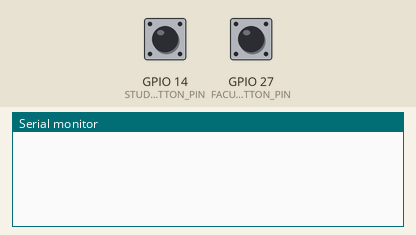
This sketch was run on a simulated ESP32. On the bench: the last lines printed to the serial monitor. The inputs (shaded band) are chosen by the test bench; at power-on: GPIO 14 (STUDENT_BUTTON_PIN) HIGH, GPIO 27 (FACULTY_BUTTON_PIN) HIGH. WiFi joins after 1.5 s; servers stay silent unless stated.

Above: at 3.0 s.
3.1 s: GPIO 14 (STUDENT_BUTTON_PIN) pulled LOW for 0.15 s
At 3.5 s:
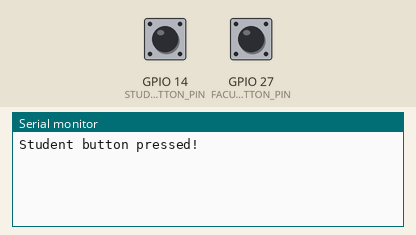
4.7 s: GPIO 27 (FACULTY_BUTTON_PIN) pulled LOW for 0.15 s
At 5.9 s:
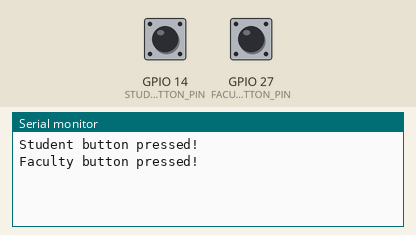

Measured:
- after the input at 3.1 s, the serial monitor: prints a new line at once (image 1)
- after the input at 4.7 s, the serial monitor: prints a new line at once (image 2)

The sketch:

main.ino
```cpp
// Fill in your Blynk Template info (found in your Blynk Dashboard)
#define BLYNK_TEMPLATE_ID "YOUR_TEMPLATE_ID"
#define BLYNK_TEMPLATE_NAME "YOUR_DEVICE_NAME"
#define BLYNK_AUTH_TOKEN "YOUR_AUTH_TOKEN"

// Comment out this line to disable print messages in Serial Monitor
#define BLYNK_PRINT Serial

#include <WiFi.h>
#include <WiFiClient.h>
#include <BlynkSimpleEsp32.h>

// WiFi credentials
char ssid[] = "YOUR_WIFI_SSID";
char pass[] = "YOUR_WIFI_PASSWORD";

// GPIO Pin assignments according to project schema
const int FACULTY_BUTTON_PIN = 27; // Pin assigned to Faculty button
const int STUDENT_BUTTON_PIN = 14; // Pin assigned to Student button

// State variables to handle button press events and prevent repeated spamming
bool facultyPressed = false;
bool studentPressed = false;

void setup() {
  // Initialize Serial Monitor
  Serial.begin(115200);

  // Set pin modes using internal pull-up resistors
  // Buttons connect GPIO -> GND when pressed (LOW state)
  pinMode(FACULTY_BUTTON_PIN, INPUT_PULLUP);
  pinMode(STUDENT_BUTTON_PIN, INPUT_PULLUP);

  // Initialize Blynk connection
  Blynk.begin(BLYNK_AUTH_TOKEN, ssid, pass);
}

void loop() {
  // Keep Blynk connected and processing incoming/outgoing messages
  Blynk.run();

  // Read current button states
  int facultyState = digitalRead(FACULTY_BUTTON_PIN);
  int studentState = digitalRead(STUDENT_BUTTON_PIN);

  // --- FACULTY BUTTON LOGIC ---
  if (facultyState == LOW && !facultyPressed) {
    Serial.println("Faculty button pressed!");
    // Log event configured in Blynk Cloud
    Blynk.logEvent("faculty_waiting", "FACULTY is waiting outside");
    facultyPressed = true;
    delay(50); // Simple debouncing delay
  }
  else if (facultyState == HIGH && facultyPressed) {
    facultyPressed = false; // Reset status on button release
  }

  // --- STUDENT BUTTON LOGIC ---
  if (studentState == LOW && !studentPressed) {
    Serial.println("Student button pressed!");
    // Log event configured in Blynk Cloud
    Blynk.logEvent("student_waiting", "STUDENT is waiting outside");
    studentPressed = true;
    delay(50); // Simple debouncing delay
  }
  else if (studentState == HIGH && studentPressed) {
    studentPressed = false; // Reset status on button release
  }
}
```
